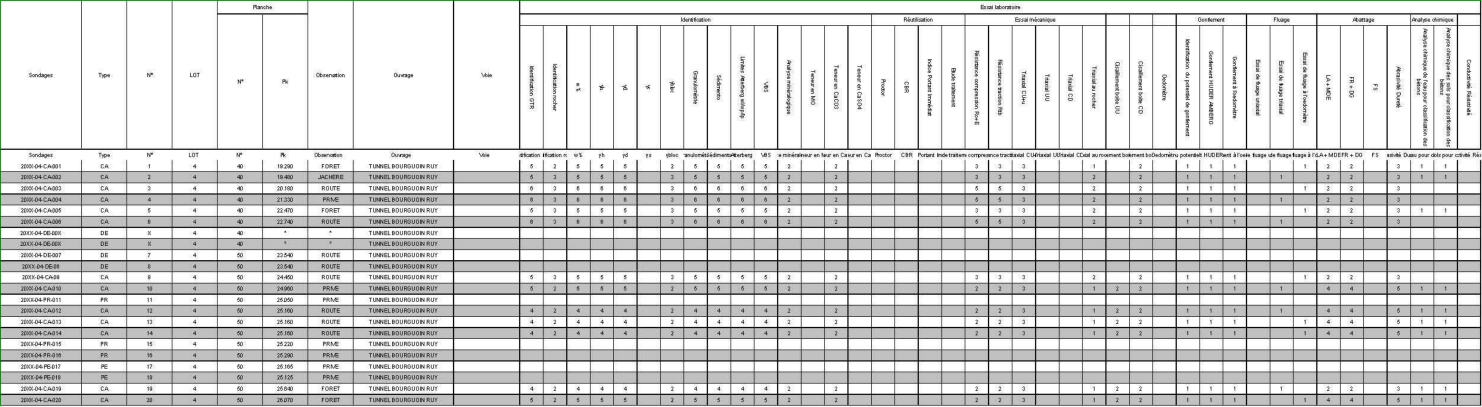
#> input picture 00_INPUT/ocr/TABLE_1.png, 4446 x 1220 px, found by its file name (shown at 1/3 size)
$ python test_ocr.py
#> lines starting #> are read from the running program, lines starting #| are printed output that depends on the picture; after the words box and inside, x2 and y2 are one past the last pixel; in counts of white or black regions, pixels touching at a corner belong together
import re

import cv2
import numpy as np
import pytesseract
import pandas as pd
import os
from PIL import Image

pytesseract.pytesseract.tesseract_cmd = r"C:\Program Files\Tesseract-OCR\tesseract.exe"

def extraire_table_depuis_image(image_path, output_excel="ocr_grid_output.xlsx", zoom_factor=3):
#> called with image_path = 'TABLE_1.png', output_excel = 'ocr_grid_output.xlsx', zoom_factor = 3
    img = cv2.imread(image_path)
#> img is the input picture: shape (1220, 4446, 3); mean B, G, R 213.7, 214, 213.7
    if img is None:
        print("❌ Image introuvable.")
        return

    # ZOOM to test
    img = cv2.resize(img, (img.shape[1]*zoom_factor, img.shape[0]*zoom_factor), interpolation=cv2.INTER_CUBIC)
    gray = cv2.cvtColor(img, cv2.COLOR_BGR2GRAY)
    gray = cv2.bilateralFilter(gray, 9, 75, 75)

    # TEST
    _, binary = cv2.threshold(gray, 128, 255, cv2.THRESH_BINARY_INV)
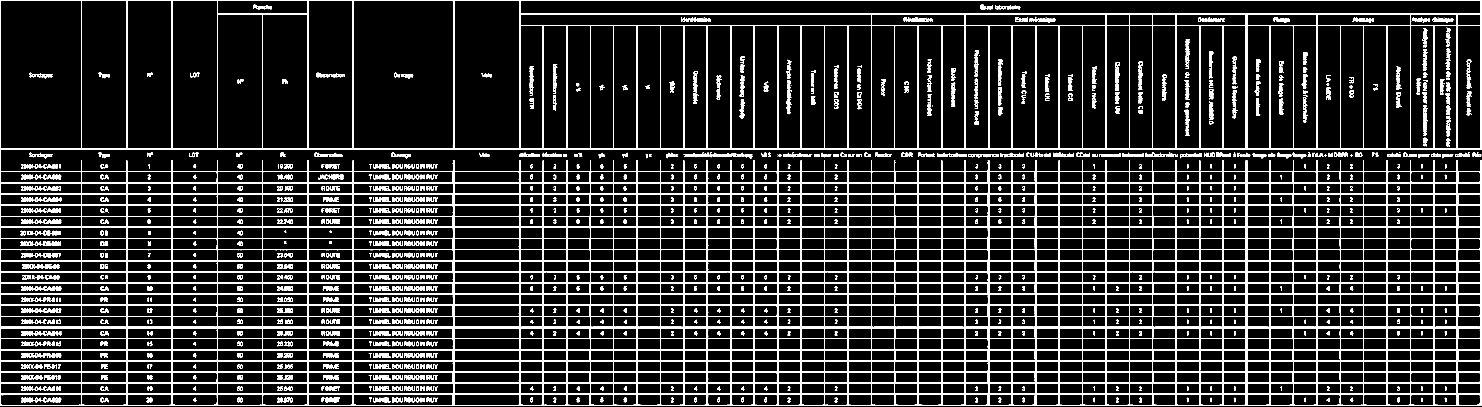
#> binary: shape (3660, 13338) (shown at 1/9 size); 10.2% white; 2857 white regions (187 under 20 px), largest, box (x1, y1, x2, y2) and area: (0, 0, 13332, 3651) 4033850, (3357, 3178, 3451, 3217) 2022, (3357, 1976, 3451, 2015) 2019

    # Trying to catch lines (h,v)
    horizontal_kernel = cv2.getStructuringElement(cv2.MORPH_RECT, (40, 1))
    detect_horizontal = cv2.morphologyEx(binary, cv2.MORPH_OPEN, horizontal_kernel, iterations=2)
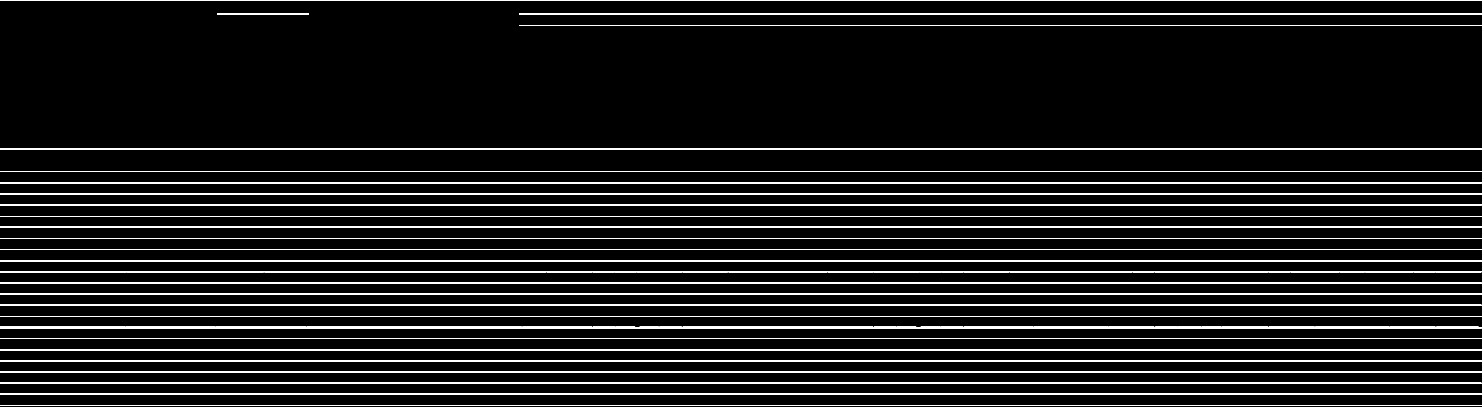
#> detect_horizontal: shape (3660, 13338) (shown at 1/9 size); 5.6% white; 27 white regions, largest, box (x1, y1, x2, y2) and area: (0, 2641, 13333, 2653) 159996, (0, 3242, 13333, 3254) 159990, (0, 2942, 13333, 2954) 159808

    vertical_kernel = cv2.getStructuringElement(cv2.MORPH_RECT, (1, 40))
    detect_vertical = cv2.morphologyEx(binary, cv2.MORPH_OPEN, vertical_kernel, iterations=2)
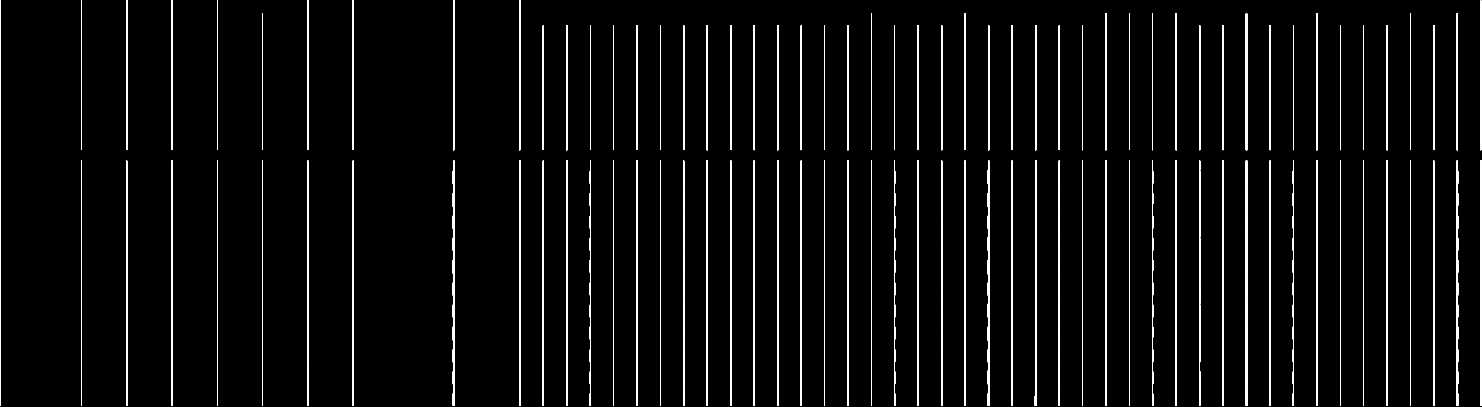
#> detect_vertical: shape (3660, 13338) (shown at 1/9 size); 2.7% white; 101 white regions, largest, box (x1, y1, x2, y2) and area: (0, 0, 8, 3653) 26681, (11212, 1442, 11225, 3653) 26216, (11845, 1442, 11858, 3653) 25597


    table_mask = cv2.add(detect_horizontal, detect_vertical)
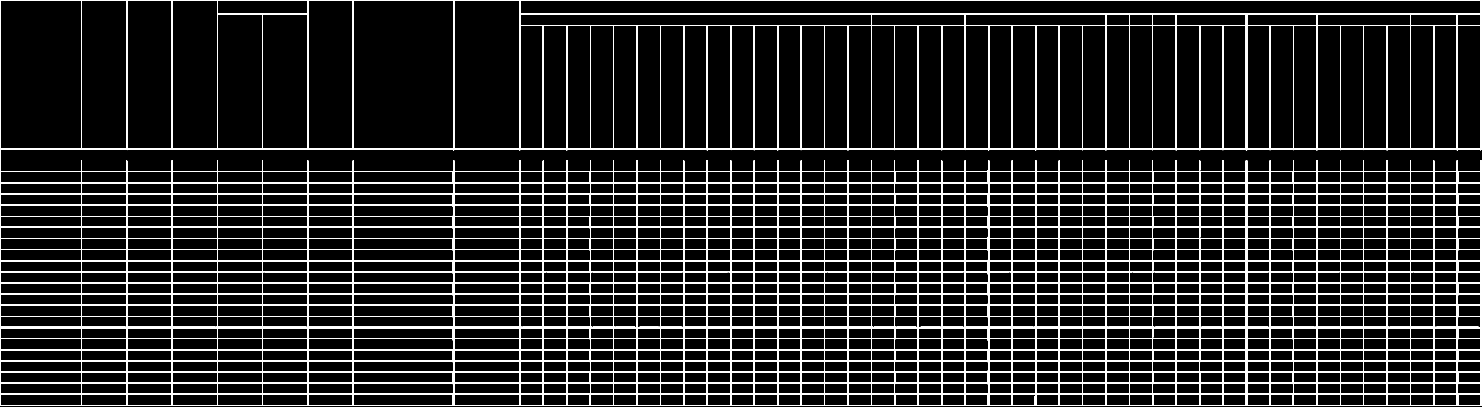
#> table_mask: shape (3660, 13338) (shown at 1/9 size); 8.2% white; 1 white region

    # Trying to catch cells
    contours, _ = cv2.findContours(table_mask, cv2.RETR_TREE, cv2.CHAIN_APPROX_SIMPLE)
#> contours = 1114 contours; largest, box (x1, y1, x2, y2) and area: (0, 0, 13333, 3653) 46101297, (3180, 6, 4078, 1339) 1194802, (4681, 6, 13322, 121) 984858, (6, 6, 732, 1339) 965698, (4086, 6, 4673, 1339) 780550
    boxes = [cv2.boundingRect(c) for c in contours]
#> boxes = 1114 items, first 6: (0, 0, 13333, 3653), (13122, 3554, 199, 92), (12907, 3554, 205, 92), (12698, 3554, 205, 92), (12489, 3554, 204, 92), (12274, 3554, 205, 92)
    boxes = [b for b in boxes if b[2] > 30 and b[3] > 20]


    rows = {}
    for box in boxes:
        x, y, w, h = box
        row_key = y // 10
        rows.setdefault(row_key, []).append(box)
#> this loop made 1114 passes
#> (x, y, w, h, row_key) on passes 1 to 3: (0, 0, 13333, 3653, 0), (13122, 3554, 199, 92, 355), (12907, 3554, 205, 92, 355)
#> after the loop, rows = 26 items


    sorted_rows = []
    for row_key in sorted(rows.keys()):
        row = sorted(rows[row_key], key=lambda b: b[0])  # tri x (colonne)
        sorted_rows.append(row)
#> this loop made 26 passes
#> row_key on passes 2, 3, 4, 5, 6, 7, 8, 10, 11, 12, 13, 14: 12, 23, 154, 164, 175, 184, 194, 205, 214, 224, 235, 244
#> (row_key, row) on pass 9: (195, [(4087, 1950, 585, 91)])
#> after the loop, sorted_rows = 26 items

    # OCR cells by cells TEST
    tableau = []
    for row in sorted_rows:
        ligne = []
        for x, y, w, h in row:
            roi = img[y:y + h, x:x + w]
            config = "--psm 6 -c preserve_interword_spaces=1" # NEW CONFIG TO TEST WITH PSM 6 7 8 9 10 etc
            text = pytesseract.image_to_string(roi, config = config, lang="fra").strip()
            text = re.sub(r"[^\x00-\x7F]+", " ", text)
            text = re.sub(r"\s+", " ", text)
            ligne.append(text)
        tableau.append(ligne)
#> this loop made 1 pass
#> after the loop, tableau = []

    df = pd.DataFrame(tableau)
    sheet = os.path.splitext(os.path.basename(image_path))[0][:31]
    df.to_excel(output_excel, sheet_name=sheet, index=False)
    return os.path.splitext(os.path.basename(image_path))[0][:31], df

def extraire_plusieurs_images(image_paths, output_excel="ocr_grid_output.xlsx"):
#> (the run stopped early here; a loop or call above may not have finished)
